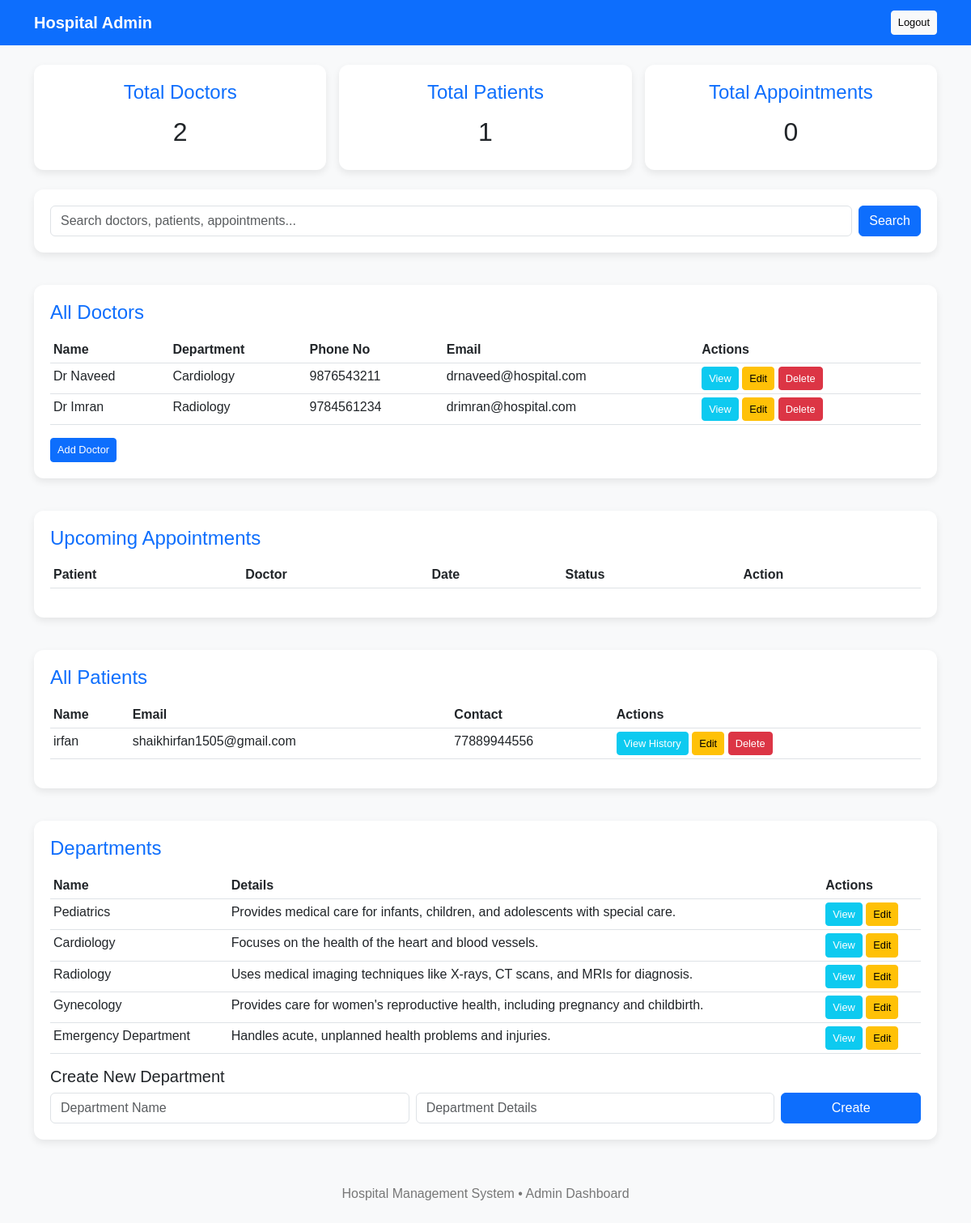
The app's page /admin/dashboard (signed in) with its own data.
### application/models.py (models this page shows)
class Doctor(db.Model):
    id = db.Column(db.Integer, primary_key=True)
    name = db.Column(db.String(100), nullable=False)
    email = db.Column(db.String(100), unique=True)
    phone = db.Column(db.String(20), nullable=False)
    experience = db.Column(db.Integer)
    details = db.Column(db.Text)
    available_slots = db.Column(db.Text)  # Could store JSON string for slots
    department_id = db.Column(db.Integer, db.ForeignKey('department.id'))
    department = db.relationship('Department', backref='doctors')

class Department(db.Model):
    id = db.Column(db.Integer, primary_key=True)
    name = db.Column(db.String(100), nullable=False)
    details = db.Column(db.Text)

class Patient(db.Model):
    id = db.Column(db.Integer, primary_key=True)
    name = db.Column(db.String(100), nullable=False)
    email = db.Column(db.String(100), unique=True)
    phone = db.Column(db.String(20))
    user_id = db.Column(db.Integer, db.ForeignKey('user.id'))

### application/controllers.py (the view)
    @app.route('/admin/dashboard')
    def admin_dashboard():
        if 'role' not in session or session['role'] != 'admin':
            flash("Access denied!", "danger")
            return redirect(url_for('login'))
        doctors = Doctor.query.all()
        patients = Patient.query.all()
        total_doctors = len(doctors)
        total_patients = len(patients)
        total_appointments = Appointment.query.count()
        departments = Department.query.all()
        upcoming_appointments = Appointment.query.all()  # or filter by future date
        return render_template('admin_dash.html',
                            doctors=doctors,
                            patients=patients,
                            total_doctors=total_doctors,
                            departments=departments,
                            total_patients=total_patients,
                            total_appointments=total_appointments,
                            upcoming_appointments=upcoming_appointments)

### templates/admin_dash.html (shortened to what this page needs)
<!DOCTYPE html>
<html lang="en">
<head>
    <link href="https://cdn.jsdelivr.net/npm/bootstrap@5.3.0/dist/css/bootstrap.min.css" rel="stylesheet">
</head>
<body>
<nav class="navbar navbar-expand-lg">
    <div class="container">
        <a class="navbar-brand" href="#">Hospital Admin</a>
        <div class="ms-auto">
            <a href="/logout" class="btn btn-light btn-sm">Logout</a>
        </div>
    </div>
</nav>
<div class="container mt-4">
    <div class="row g-3">
        <div class="col-md-4">
            <div class="dashboard-card text-center">
                <h4>Total Doctors</h4>
                <h2>{{ total_doctors }}</h2>
            </div>
        </div>
        <div class="col-md-4">
            <div class="dashboard-card text-center">
                <h4>Total Patients</h4>
                <h2>{{ total_patients }}</h2>
            </div>
        </div>
        <div class="col-md-4">
            <div class="dashboard-card text-center">
                <h4>Total Appointments</h4>
                <h2>{{ total_appointments }}</h2>
            </div>
        </div>
    </div>
    <div class="mt-4">
        <div class="table-section">
            <form action="/admin/search" method="GET" class="d-flex">
                <input type="text" name="query" class="form-control" placeholder="Search doctors, patients, appointments...">
                <button class="btn btn-primary ms-2">Search</button>
            </form>
        </div>
    </div>
    <div class="table-section">
        <h4>All Doctors</h4>
        <table class="table table-hover table-sm">
            <thead>
                <tr>
                    <th>Name</th>
                    <th>Department</th>
                    <th>Phone No</th>
                    <th>Email</th>
                    <th>Actions</th>
                </tr>
            </thead>
            <tbody>
                {% for doctor in doctors %}
                <tr>
                    <td>{{ doctor.name }}</td>
                    <td>{{ doctor.department.name }}</td>
                    <td>{{ doctor.phone }}</td>
                    <td>{{ doctor.email }}</td>
                    <td>
                        <a href="/admin/doctor/{{ doctor.id }}" class="btn btn-sm btn-info text-white">View</a>
                        <a href="/admin/doctor/edit/{{ doctor.id }}" class="btn btn-sm btn-warning">Edit</a>
                        <a href="/admin/doctor/delete/{{ doctor.id }}" class="btn btn-sm btn-danger">Delete</a>
                    </td>
                </tr>
                {% endfor %}
            </tbody>
        </table>
        <a href="/admin/doctor/add" class="btn btn-primary btn-sm">Add Doctor</a>
    </div>
    <div class="table-section">
        <h4>Upcoming Appointments</h4>
        <table class="table table-striped table-sm">
            <thead>
                <tr>
                    <th>Patient</th>
                    <th>Doctor</th>
                    <th>Date</th>
                    <th>Status</th>
                    <th>Action</th>
                </tr>
            </thead>
        </table>
    </div>
    <div class="table-section">
        <h4>All Patients</h4>
        <table class="table table-hover table-sm">
            <thead>
                <tr>
                    <th>Name</th>
                    <th>Email</th>
                    <th>Contact</th>
                    <th>Actions</th>
                </tr>
            </thead>
            <tbody>
                {% for patient in patients %}
                <tr>
                    <td>{{ patient.name }}</td>
                    <td>{{ patient.email }}</td>
                    <td>{{ patient.phone }}</td>
                    <td>
                        <a href="/admin/patient/{{ patient.id }}/history" class="btn btn-sm btn-info text-white">View History</a>
                        <a href="/admin/patient/edit/{{ patient.id }}" class="btn btn-sm btn-warning">Edit</a>
                        <a href="/admin/patient/delete/{{ patient.id }}" class="btn btn-sm btn-danger">Delete</a>
                    </td>
                </tr>
                {% endfor %}
            </tbody>
        </table>
    </div>
    <div class="table-section">
        <h4>Departments</h4>
        <table class="table table-hover table-sm mb-3">
            <thead>
                <tr>
                    <th>Name</th>
                    <th>Details</th>
                    <th>Actions</th>
                </tr>
            </thead>
            <tbody>
                {% for dept in departments %}
                <tr>
                    <td>{{ dept.name }}</td>
                    <td>{{ dept.details }}</td>
                    <td>
                        <a href="/admin/department/{{ dept.id }}" class="btn btn-sm btn-info text-white">View</a>
                        <a href="/admin/departments/edit/{{ dept.id }}" class="btn btn-sm btn-warning">Edit</a>
                    </td>
                </tr>
                {% endfor %}
            </tbody>
        </table>
        <div class="mt-3">
            <h5>Create New Department</h5>
            <form action="/admin/department/create" method="POST" class="row g-2">
                <div class="col-md-5">
                    <input type="text" name="name" class="form-control" placeholder="Department Name" required>
                </div>
                <div class="col-md-5">
                    <input type="text" name="details" class="form-control" placeholder="Department Details">
                </div>
                <div class="col-md-2">
                    <button type="submit" class="btn btn-primary w-100">Create</button>
                </div>
            </form>
        </div>
    </div>
</div>
<div class="footer">
    <p>Hospital Management System • Admin Dashboard</p>
</div>
</body>
</html>

### templates/admin_dash.html (style rules this page uses)
body { background: #f8f9fa; font-family: Arial, sans-serif; }
.navbar { background: #0d6efd; }
.navbar-brand, .nav-link, .navbar-text { color: white !important; font-weight: 600; }
.dashboard-card { border-radius: 12px; padding: 20px; background: white; box-shadow: 0 4px 10px rgba(0,0,0,0.08); }
.table-section { background: white; border-radius: 12px; padding: 20px; box-shadow: 0 4px 10px rgba(0,0,0,0.08); margin-bottom: 40px; }
.footer { text-align: center; padding: 15px 0; margin-top: 40px; color: #777; }
h4 { color: #0d6efd; margin-bottom: 15px; }
.btn-sm { font-size: 0.8rem; }

### records on screen
Doctor: name "Dr Naveed", department.name "Cardiology", phone "9876543211", email "drnaveed@hospital.com"
Doctor: name "Dr Imran", department.name "Radiology", phone "9784561234", email "drimran@hospital.com"
Patient: name "irfan", email "shaikhirfan1505@gmail.com", phone "77889944556"
Department: name "Pediatrics", details "Provides medical care for infants, children, and adolescents with special care."
Department: name "Cardiology", details "Focuses on the health of the heart and blood vessels."
Department: name "Radiology", details "Uses medical imaging techniques like X-rays, CT scans, and MRIs for diagnosis."
Department: name "Gynecology", details "Provides care for women's reproductive health, including pregnancy and childbirth."
Department: name "Emergency Department", details "Handles acute, unplanned health problems and injuries."

### other values on screen
{{ total_doctors }} "2"
{{ total_patients }} "1"
{{ total_appointments }} "0"
